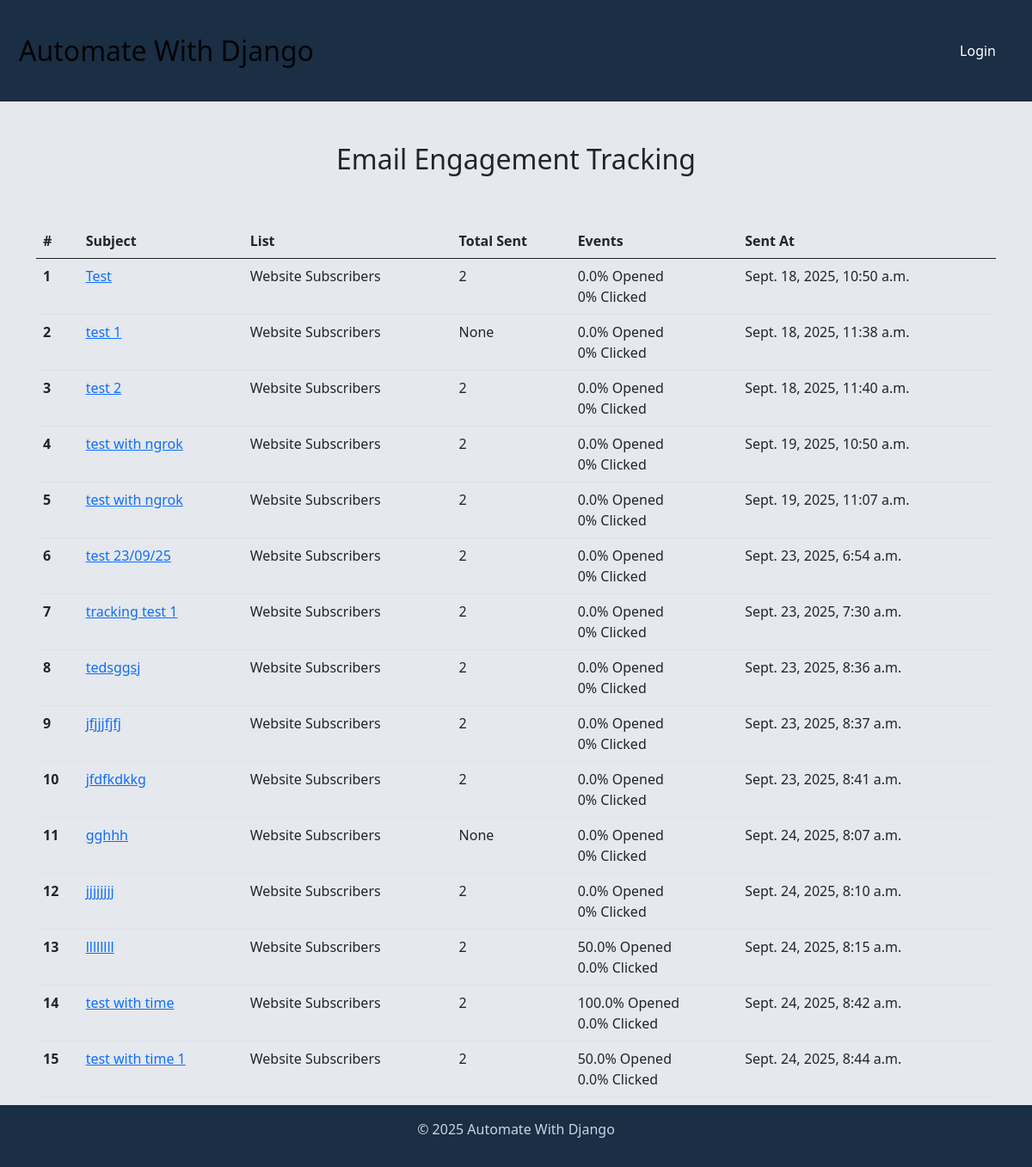
Before: /emails/track/dashboard/ with the older database file.
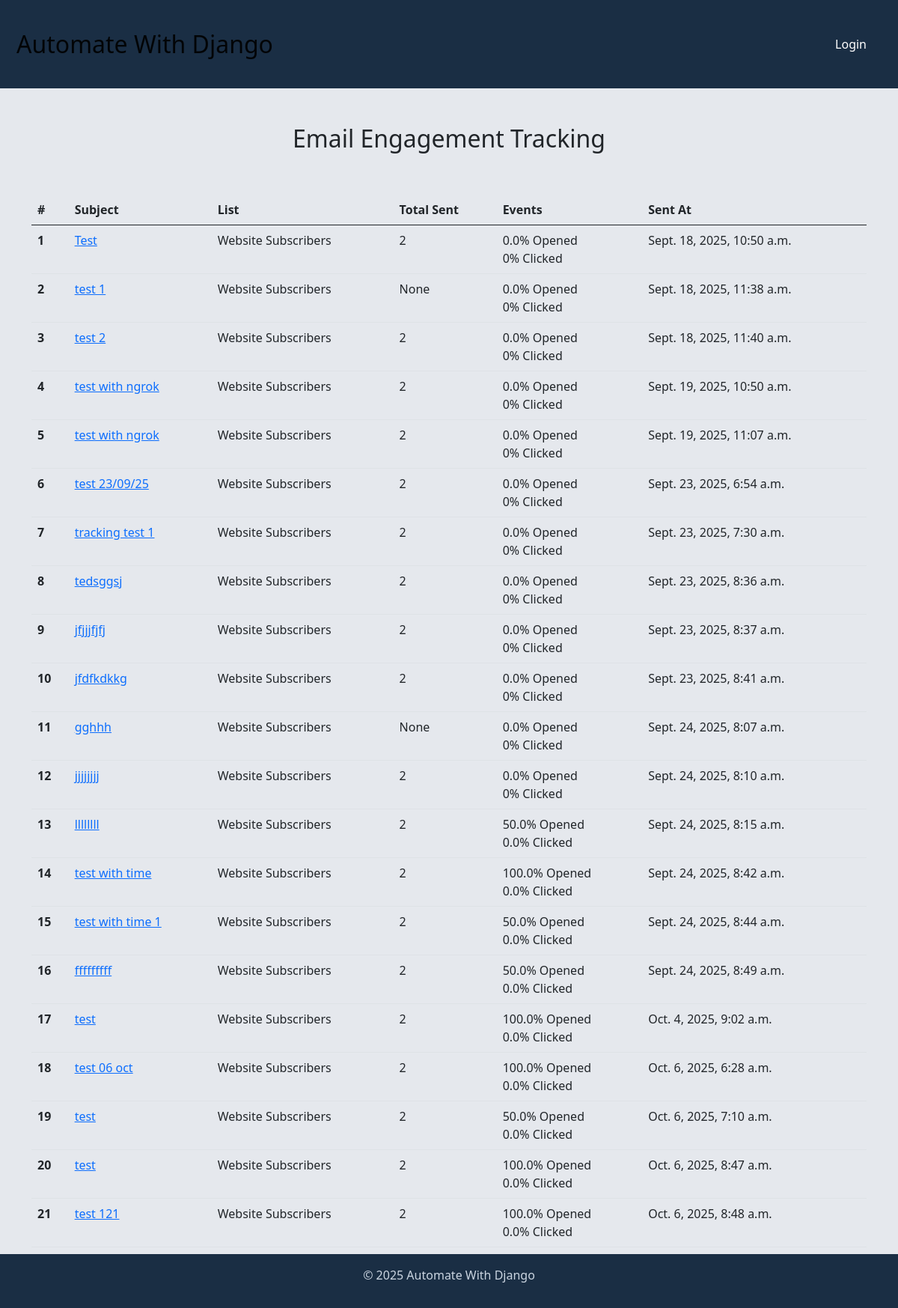
After: the same page with the newer database file.
### emails/models.py (models this page shows, shortened)
class Email(models.Model):
    email_list = models.ForeignKey(List, on_delete=models.CASCADE)
    subject = models.CharField(max_length=100)
    body = RichTextField()
    attachment = models.FileField(upload_to='email_attachments/', blank= True) # allow blank attachments ,
    sent_at = models.DateTimeField(auto_now_add=True)
    def open_rate(self):
        total_sent = self.email_list.count_emails()
        opened_count = EmailTracking.objects.filter(email=self, opened_at__isnull=False).count()
        open_rate = (opened_count/total_sent) * 100 if total_sent > 0 else 0
        """
        if total_sent > 0:
            open_rate = (opened_count/total_sent) * 100
        else:
            open_rate = 0
        """
        return round(open_rate , 2)
    def click_rate(self):
        total_sent = self.email_list.count_emails()
        opened_count = EmailTracking.objects.filter(email=self, opened_at__isnull=False).count()
        if opened_count > 0 :
            clicked_count = EmailTracking.objects.filter(email=self, clicked_at__isnull=False).count()
            click_rate = (clicked_count/opened_count) * 100 if total_sent > 0 else 0
        else :
            click_rate = 0
        return round(click_rate , 2)

class List(models.Model):
    email_list = models.CharField(max_length=40)
    def __str__(self):
        return self.email_list
    def count_emails(self):
        count = Subscriber.objects.filter(email_list=self).count()
        return count

### emails/views.py (the view)
# urls.py: path('track/dashboard/', views.track_dashboard, name='track_dashboard'),
def track_dashboard(request):
    emails = Email.objects.all().annotate(total_sent=Sum('sent__total_sent')) # ('sent__total_sent') sent is related name in Sent model, total_sent is field name in Sent model, totat_sent is the new field name for each email instance
    context = {
        'emails': emails,
    }
    return render(request, 'emails/track_dashboard.html', context)

### templates/emails/track_dashboard.html (shortened to what this page needs)
{% extends 'home/base.html' %}
{% block content %}
<div class="container">
    <h2 class="text-center p-5">Email Engagement Tracking</h2>
    <table class="table table-hover ">
        <thead>
            <tr>
                <th scope="col">#</th>
                <th scope="col">Subject</th>
                <th scope="col">List</th>
                <th scope="col">Total Sent</th>
                <th scope="col">Events</th>
                <th scope="col">Sent At</th>
            </tr>
        </thead>
        <tbody>
            {% for email in emails %}
            <tr>
                <th scope="row">{{ forloop.counter }}</th>
                <td> <a href="{% url 'track_stats' email.id %}">{{ email.subject }}</a></td>
                <td>{{ email.email_list }}</td>
                <td>{{ email.total_sent}}</td>
                <td>
                    <div>{{ email.open_rate }}% Opened</div>
                    <div>{{ email.click_rate }}% Clicked</div>
                </td>
                <td>{{ email.sent_at }}</td>
            </tr>
            {% endfor %}
        </tbody>
    </table>
</div>
{% endblock %}

Changed rows visible on the page:
now on this page (row unchanged): Email: subject "fffffffff", email_list "Website Subscribers", total_sent "2", open_rate "50.0", click_rate "0.0", sent_at "Sept. 24, 2025, 8:49 a.m."
added Email: subject "test", email_list "Website Subscribers", total_sent "2", open_rate "100.0", click_rate "0.0", sent_at "Oct. 4, 2025, 9:02 a.m."
added Email: subject "test 06 oct", email_list "Website Subscribers", total_sent "2", open_rate "100.0", click_rate "0.0", sent_at "Oct. 6, 2025, 6:28 a.m."
added Email: subject "test", email_list "Website Subscribers", total_sent "2", open_rate "50.0", click_rate "0.0", sent_at "Oct. 6, 2025, 7:10 a.m."
added Email: subject "test", email_list "Website Subscribers", total_sent "2", open_rate "100.0", click_rate "0.0", sent_at "Oct. 6, 2025, 8:47 a.m."
added Email: subject "test 121", email_list "Website Subscribers", total_sent "2", open_rate "100.0", click_rate "0.0", sent_at "Oct. 6, 2025, 8:48 a.m."
